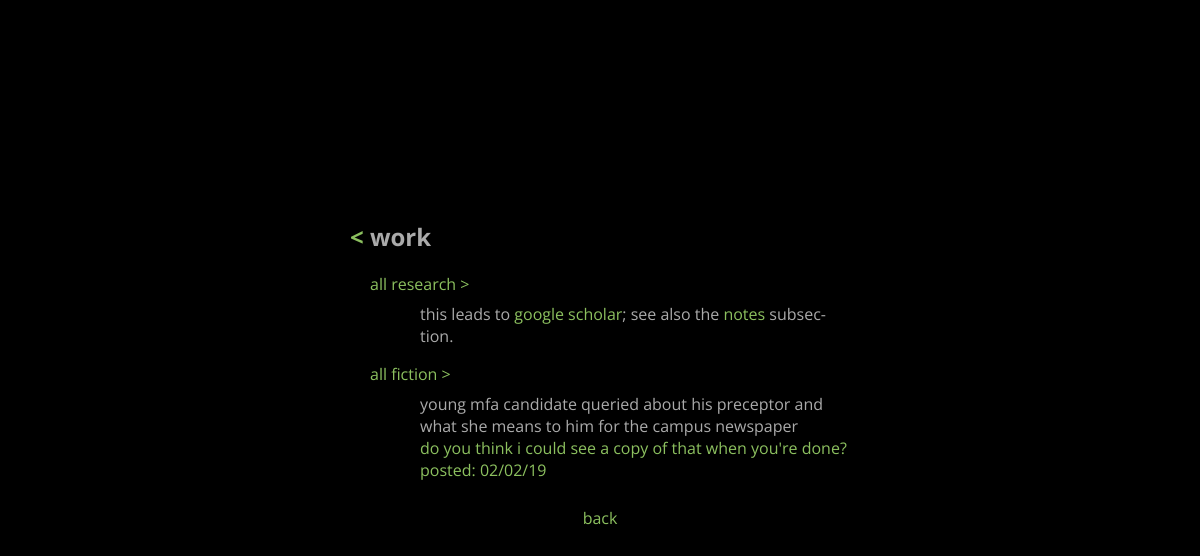
Page /produce/ on the earlier database version.
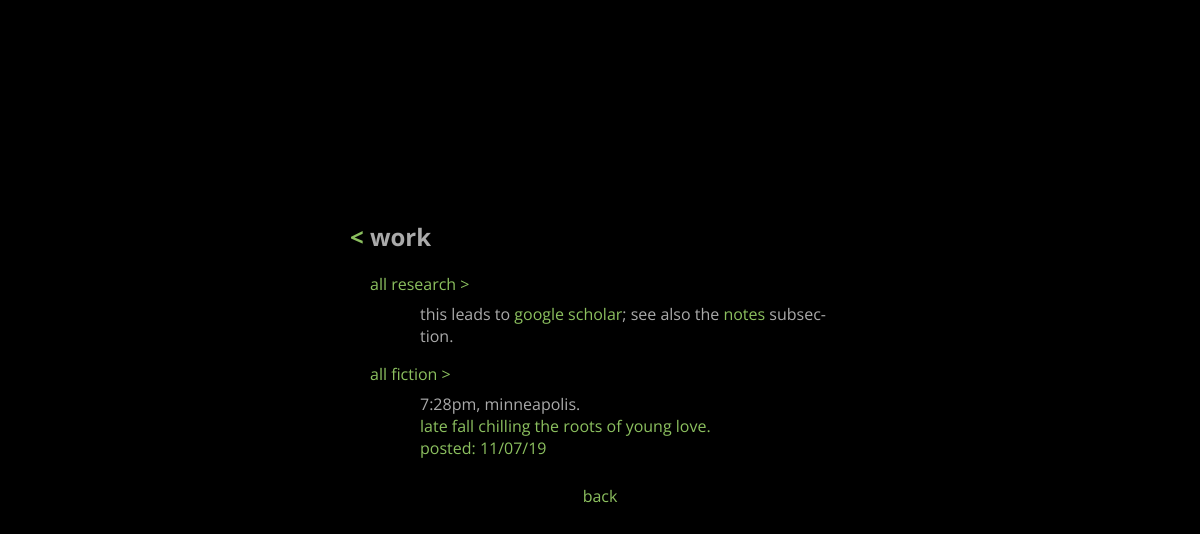
Same page on the later database version.
### produce/models.py (models this page shows, shortened)
class WrittenObject(models.Model):
	title       = models.CharField(max_length=200, default="n/a")
	description = models.CharField(max_length=500, default="n/a")
	pub_date    = models.DateTimeField('date published', default=timezone.now)
	word_count  = models.IntegerField(default=0)
	content     = models.TextField(default="n/a")
	cited_works  = models.ManyToManyField('library.LibraryObject', blank=True)

### produce/views.py (the view)
# urls.py: path("", views.index, name="index"),
def index(request):
	recent_written = WrittenObject.objects.order_by('-pub_date')
	recent_visual  = VisualObject.objects.order_by('-pub_date')
	context = {'recent_written' : recent_written, 'recent_visual': recent_visual}
	return render(request, 'produce/index.html', context)

### produce/templates/produce/index.html (shortened to what this page needs)
{% extends 'base/base.html' %}
{% block content %}
			<div class="heading">
			</div>
			<div class="sub-heading">
				<h2>
					<a href="{% url 'base:index' %}">< </a>work
				</h2>
			</div>
			<div class="info">
				<li>
					<a href="https://scholar.google.com/citations?user=W8_-cSoAAAAJ&hl=en" target="_blank"> all research ></a>
				</li>
				<li class="indented">
					<div class="info_text">
						this leads to <a href="https://scholar.google.com/citations?user=W8_-cSoAAAAJ&hl=en" target="_blank">google scholar</a>; see also the <a href="{% url 'status:index' %}">notes</a> subsection.
					</div>
				</li>
				<li>
					<a href="{% url 'produce:written' %}"> all fiction ></a>
				</li>
				{% if recent_written %}
				<li class="indented">
					<div class="info_text">
						<a class="float_title" href="{% url 'produce:written_individual' recent_written.0.pk %}">
							{{ recent_written.0.title }}
						</a>
					<br>
						<a href="{% url 'produce:written_individual' recent_written.0.pk %}">
							{{ recent_written.0.description }}
							<br>
							posted: {{ recent_written.0.pub_date|date:"m/d/y" }}
						</a>
					</div>
				</li>
				{% else %}
				<li class="indented">
					There is nothing here.
				</li>
				{% endif %}
			</div>
			<div class="nav">
				<a href="{% url 'base:index' %}">back</a>
			</div>
{% endblock %}

Differences in the rows shown:
no longer on this page (row unchanged): WrittenObject: title "young mfa candidate queried about his preceptor and what she means to him for the campus newspaper", description "do you think i could see a copy of that when you're done?", pub_date "02/02/19"
added WrittenObject: title "7:28pm, minneapolis.", description "late fall chilling the roots of young love.", pub_date "11/07/19"
